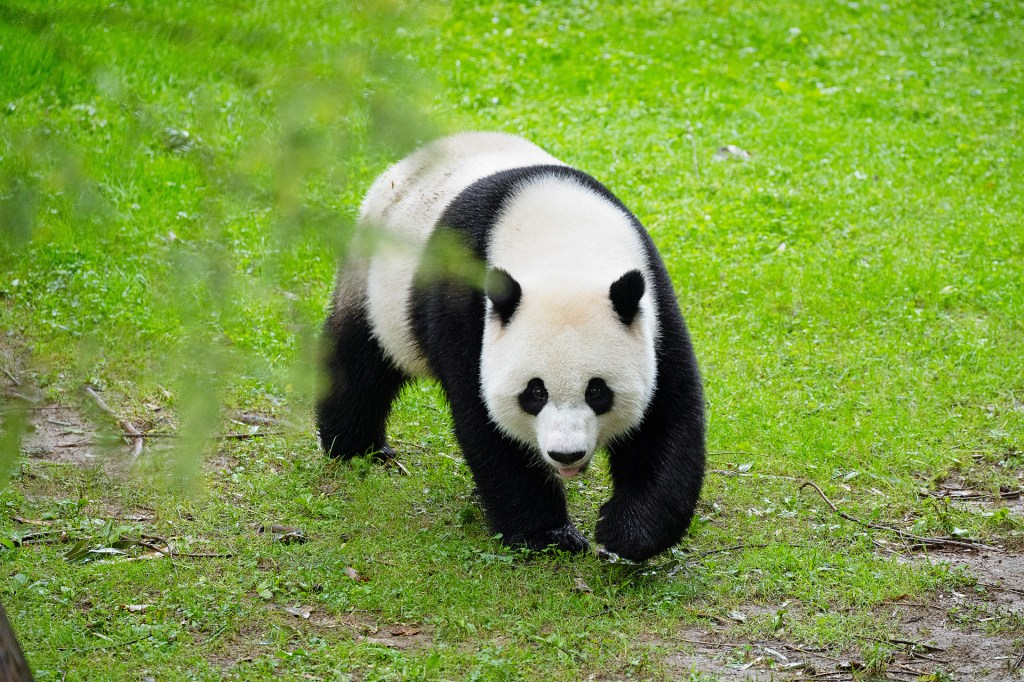
#> input picture class01/homework/HongJongHyun/hw2_Day07_openCV/panda.jpg, 1024 x 682 px
$ python practice2.py
#> lines starting #> are read from the running program, lines starting #| are printed output that depends on the picture
import cv2
import numpy as np

color = cv2.imread("panda.jpg", cv2.IMREAD_COLOR)
#> color is the input picture: shape (682, 1024, 3); mean B, G, R 67.6, 155.1, 124.5
print(color.shape)
#| (682, 1024, 3)

height,width,channels=color.shape
#> height = 682; width = 1024; channels = 3
cv2.imshow("Original Image", color)
cv2.waitKey(0)

b,g,r = cv2.split(color)
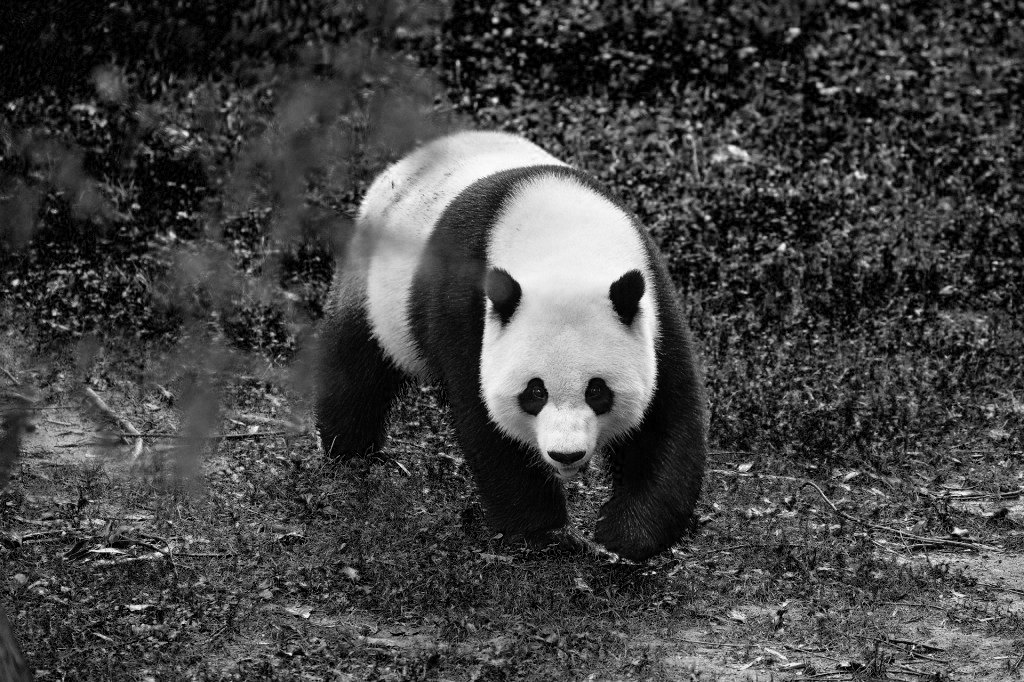
#> b: shape (682, 1024); min 0, max 255, mean 67.6
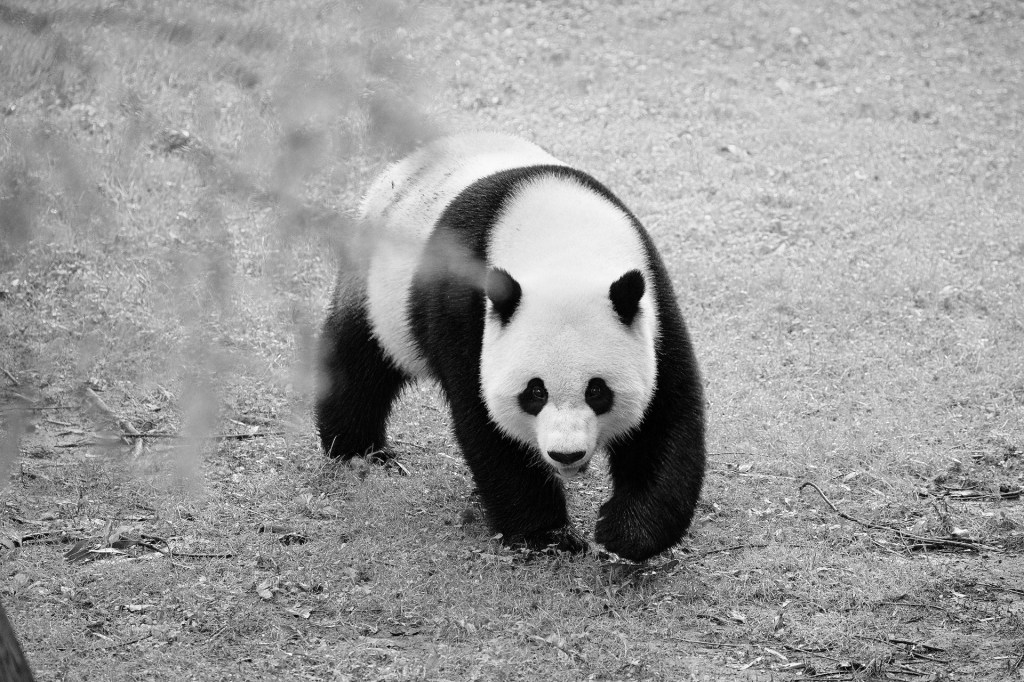
#> g: shape (682, 1024); min 0, max 255, mean 155.1
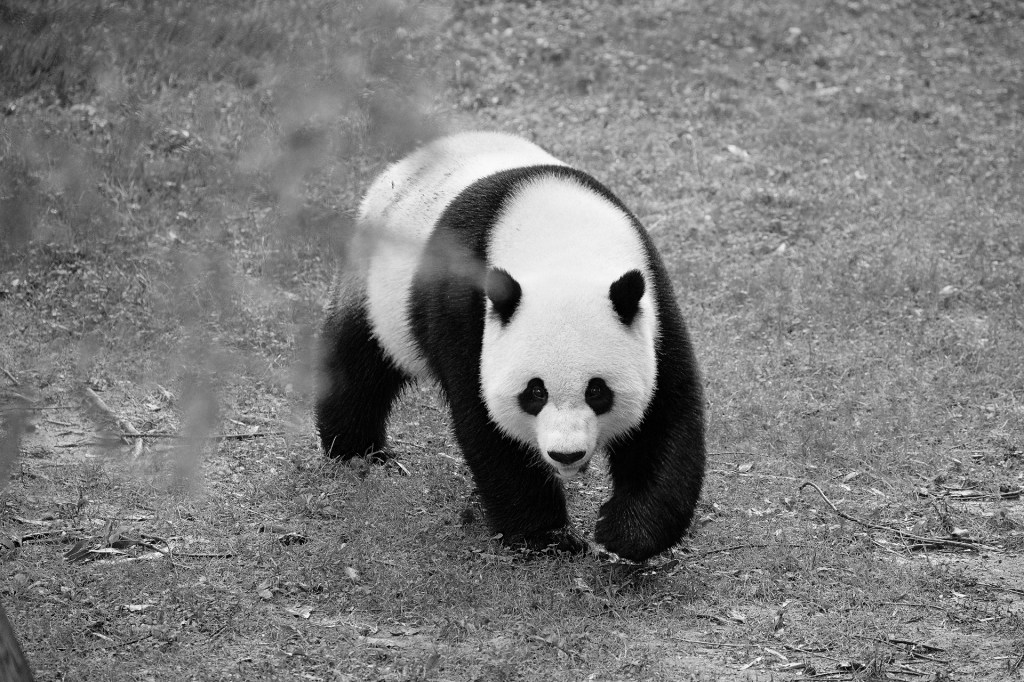
#> r: shape (682, 1024); min 0, max 255, mean 124.5
rgb_split = np.concatenate((b,g,r),axis=1)
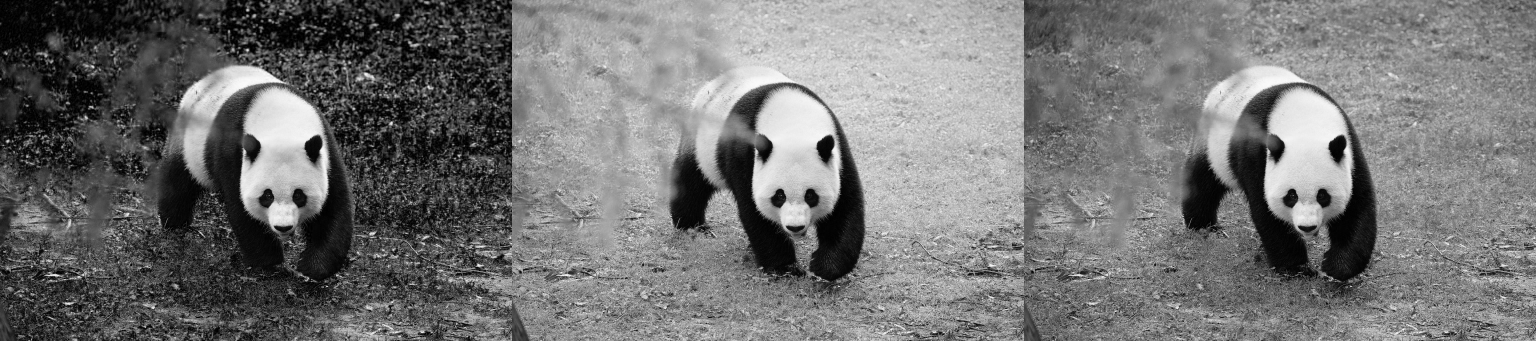
#> rgb_split: shape (682, 3072) (shown at 1/2 size); min 0, max 255, mean 115.7
cv2.imshow("BGR Channels",rgb_split)
cv2.waitKey(0)

hsv = cv2.cvtColor(color, cv2.COLOR_BGR2HSV)
#> hsv: shape (682, 1024, 3); mean H, S, V 43.7, 142.5, 155.8

h,s,v = cv2.split(hsv)
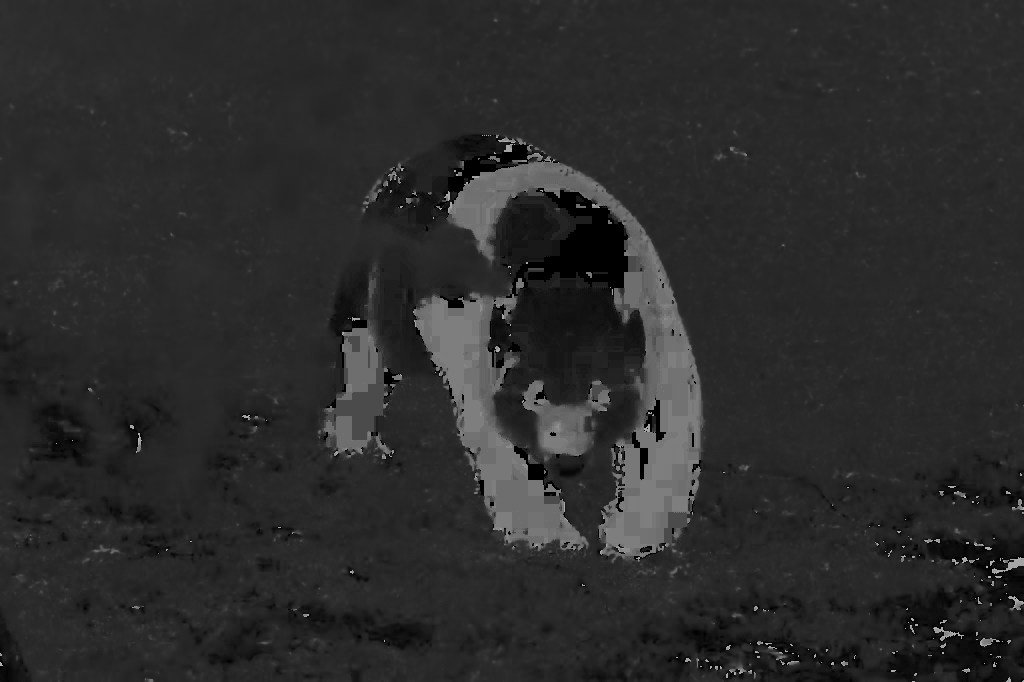
#> h: shape (682, 1024); min 0, max 178, mean 43.7
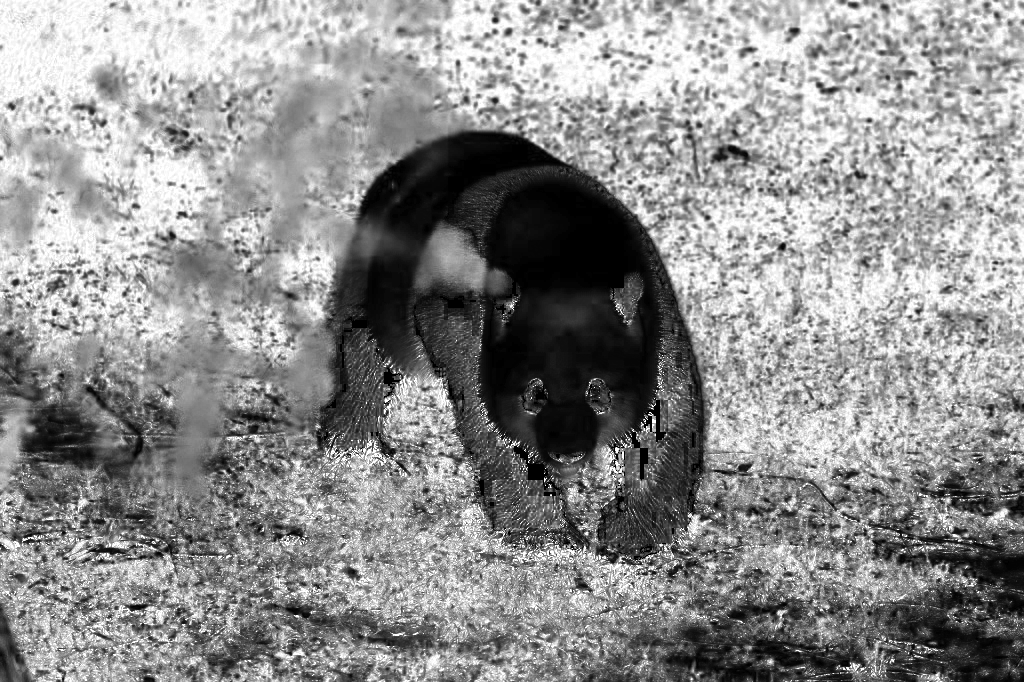
#> s: shape (682, 1024); min 0, max 255, mean 142.5
hsv_split = np.concatenate((h,s,v), axis=1)
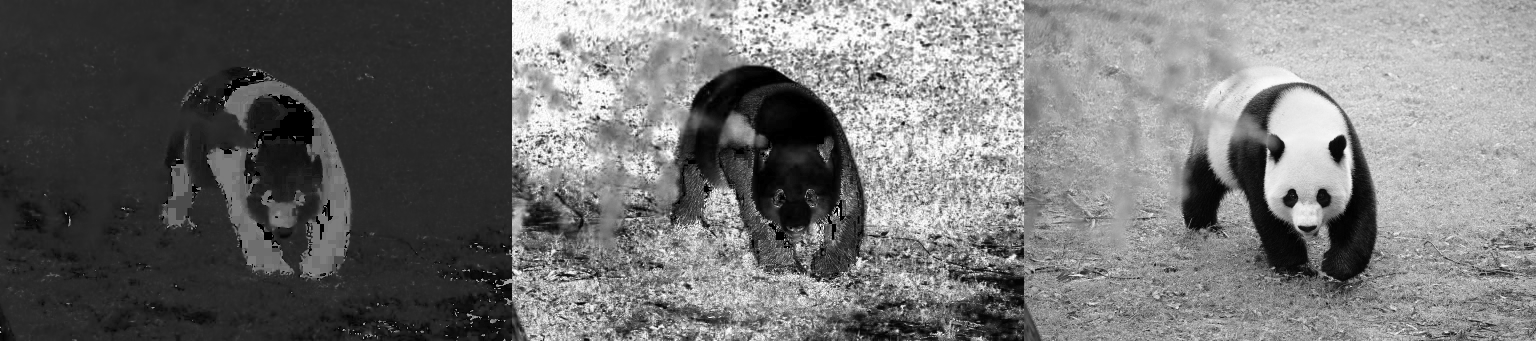
#> hsv_split: shape (682, 3072) (shown at 1/2 size); min 0, max 255, mean 114
cv2.imshow("Split HSV",hsv_split)
cv2.waitKey(0)
#> (the run stopped early here; a loop or call above may not have finished)

$ run again, with class01/homework/HongJongHyun/hw2_Day07_openCV/strawberry.jpg copied over class01/homework/HongJongHyun/hw2_Day07_openCV/panda.jpg
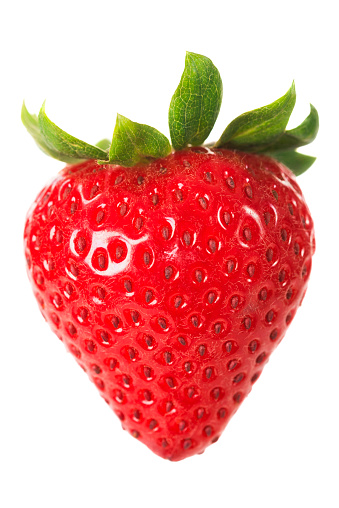
#> input picture class01/homework/HongJongHyun/hw2_Day07_openCV/strawberry.jpg, 339 x 508 px
#> color is the input picture: shape (508, 339, 3); mean B, G, R 161.7, 166.9, 234.2
#| (508, 339, 3)
#> hsv: shape (508, 339, 3); mean H, S, V 44.5, 91.7, 235.7
#> `h,s,v = cv2.split(hsv)`:
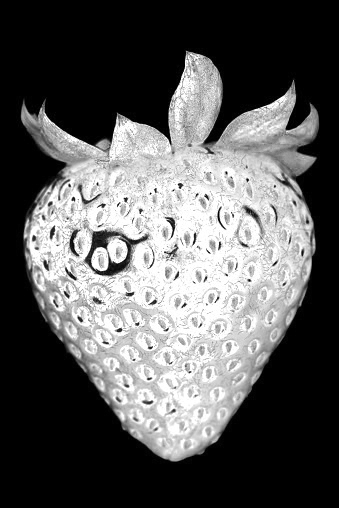
#> s: shape (508, 339); min 0, max 255, mean 91.7
#> `hsv_split = np.concatenate((h,s,v), axis=1)`:
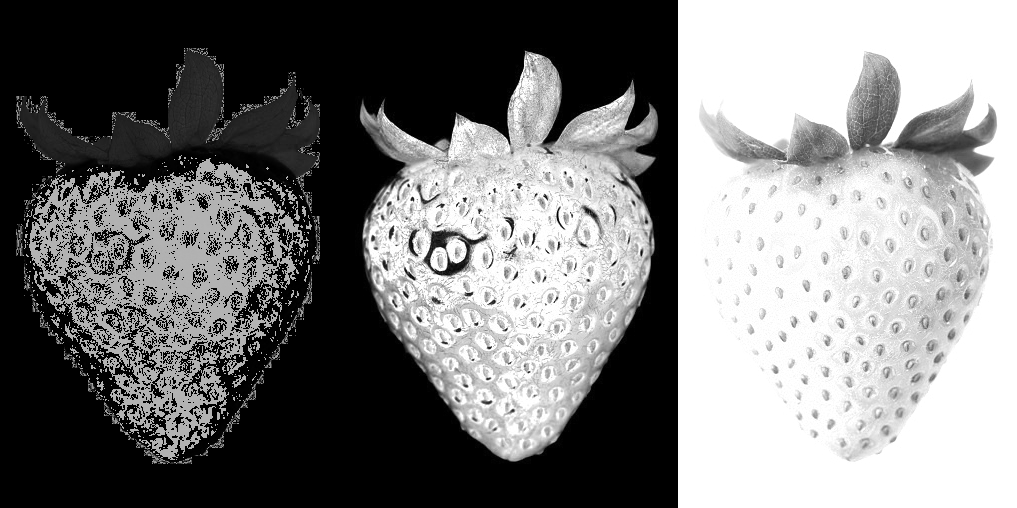
#> hsv_split: shape (508, 1017); min 0, max 255, mean 123.9
